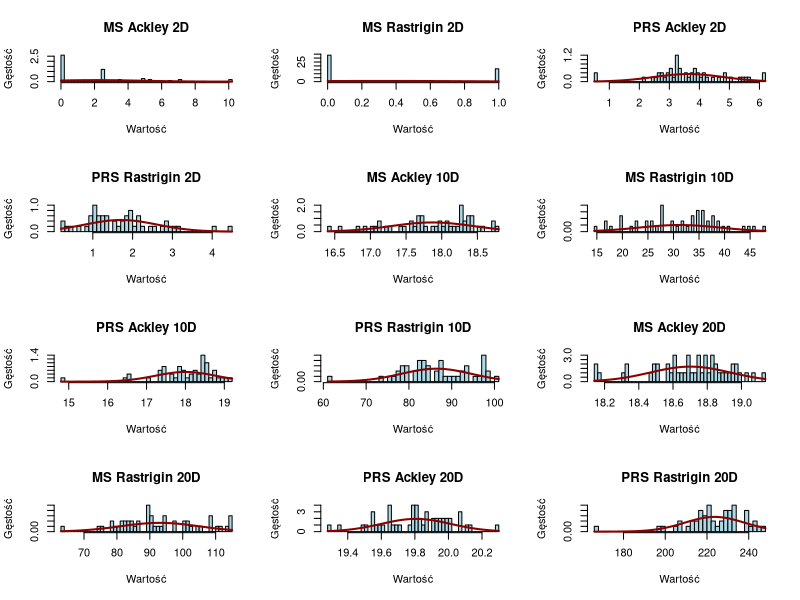

Reproduce this figure in R.
MS_ackley_results_2D <- c(1.110223e-14, 3.996803e-15, 2.579928e+00, 2.384759e-13, 4.307665e-14, 7.549517e-15, 2.579928e+00,
                          3.996803e-15, 8.215650e-14, 2.579928e+00, 1.820766e-14, 2.835510e-12, 1.820766e-14, 3.343992e-13,
                          4.884065e+00, 3.574452e+00, 3.996803e-15, 6.439294e-14, 2.579928e+00, 4.884065e+00, 2.579928e+00,
                          3.464340e-12, 5.381864e+00, 1.081490e-11, 1.012033e+01, 3.996803e-15, 8.602008e-13, 6.559645e+00,
                          3.996803e-15, 2.579928e+00, 2.579928e+00, 7.180952e+00, 3.996803e-15, 4.884065e+00, 4.303224e-13,
                          5.381864e+00, 3.996803e-15, 2.579928e+00, 1.012033e+01, 2.579928e+00, 3.241851e-14, 1.465494e-14,
                          2.562395e-13, 2.579928e+00, 4.161116e-13, 7.180952e+00, 2.579928e+00, 3.574452e+00, 2.579928e+00,
                          6.434853e-13)

MS_rastrigin_results_2D <- c(9.949591e-01, 0.000000e+00, 9.949591e-01, 0.000000e+00, 0.000000e+00, 9.949591e-01, 0.000000e+00,
                             0.000000e+00, 9.949591e-01, 9.949591e-01, 1.776357e-14, 9.949591e-01, 0.000000e+00, 0.000000e+00,
                             0.000000e+00, 0.000000e+00, 0.000000e+00, 0.000000e+00, 0.000000e+00, 0.000000e+00, 0.000000e+00,
                             0.000000e+00, 0.000000e+00, 9.949591e-01, 9.949591e-01, 9.949591e-01, 9.949591e-01, 9.949591e-01,
                             0.000000e+00, 0.000000e+00, 9.949591e-01, 0.000000e+00, 9.949591e-01, 0.000000e+00, 0.000000e+00,
                             0.000000e+00, 0.000000e+00, 7.105427e-15, 0.000000e+00, 0.000000e+00, 0.000000e+00, 9.949591e-01,
                             0.000000e+00, 0.000000e+00, 9.949591e-01, 9.949591e-01, 0.000000e+00, 0.000000e+00, 0.000000e+00)  

PRS_ackley_results_2D <- c(2.1299672, 5.6860893, 3.2739454, 3.3629226, 3.0601544, 3.8845949, 0.5052978, 5.0296051, 3.2209358,
                           3.2578216, 3.0509134, 2.6195303, 2.4758152, 4.0767042, 3.8182115, 4.8663132, 3.5424312, 3.3475651,
                           3.5473180, 4.2125514, 2.9565307, 6.1322818, 5.5539005, 4.6369601, 3.8568027, 4.4345842, 2.7805679,
                           3.3049936, 3.9758447, 3.2677386, 2.9868603, 5.4538105, 3.7550248, 2.6588931, 3.9334733, 4.8868297,
                           4.1574241, 3.1538692, 5.3871722, 4.1341272, 3.0577874, 6.1059502, 3.7499091, 2.8665644, 3.2621887,
                           2.5299480, 2.7611672, 3.2119196, 3.6523219, 0.5245467)     

PRS_rastrigin_results_2D <- c(1.0268473, 2.5110265, 1.9352275, 2.4245919, 1.8525590, 1.5213241, 2.1989250, 1.0477246, 0.3029294,
                              2.0176032, 1.1035154, 1.6500826, 1.2332840, 1.9750544, 2.1004415, 4.0495216, 1.0538659, 1.2851653,
                              1.9561816, 0.4430493, 1.5596394, 4.4872848, 2.2263931, 2.8629484, 0.9369434, 2.1291369, 1.8755307,
                              0.9678543, 1.0513179, 3.0617443, 1.3336944, 0.2563356, 2.9236089, 1.3922292, 0.2053451, 0.9603840,
                              0.8310720, 1.1743326, 1.9069792, 2.7600962, 1.8003969, 3.1826423, 1.1067147, 1.0621080, 0.6820979,
                              1.2912620, 1.7415077, 2.8166623, 1.7793390, 1.3864070)           


MS_ackley_results_10D <- c(18.77303, 18.70743, 17.74629, 17.55790, 17.69592, 18.26704, 18.22377, 16.93145, 17.66360, 16.81692, 
                           17.99843, 18.28672, 17.28922, 18.28811, 17.43253, 18.36631, 18.52662, 18.36370, 18.44326, 17.13355, 
                           18.29783, 17.47942, 18.40732, 17.20309, 18.15286, 18.02257, 18.27551, 18.06466, 17.72759, 17.87113, 
                           18.14039, 17.99843, 17.01796, 17.70443, 18.07949, 17.92341, 18.33591, 18.55009, 17.10680, 17.67445, 
                           17.56486, 16.44281, 18.73533, 18.32380, 17.06748, 18.36239, 17.61049, 18.41360, 16.59031, 17.76680)

MS_rastrigin_results_10D <- c(29.84866, 25.86889, 24.87393, 33.82853, 25.86889, 21.88907, 27.85880, 29.84866, 27.85879, 14.92437, 
                              26.86383, 27.85878, 27.85880, 47.75780, 36.81339, 35.81838, 37.80834, 31.83863, 27.85880, 34.82330, 
                              24.87393, 19.89915, 30.84366, 34.82349, 34.82349, 31.83855, 32.83351, 35.81840, 22.88402, 38.80330, 
                              43.77803, 16.91427, 22.88403, 35.81840, 17.90925, 34.82347, 35.81839, 44.77293, 16.91429, 19.89914, 
                              37.80834, 45.76794, 40.79317, 37.80828, 36.81320, 38.80330, 39.79820, 33.82855, 19.89916, 33.82847)

PRS_ackley_results_10D <- c(17.99285, 18.42564, 17.41881, 18.65299, 17.35094, 17.45921, 18.24116, 16.42686, 17.89686, 19.05694, 
                            18.14002, 17.65885, 18.94728, 18.55811, 18.52501, 18.03716, 18.76958, 18.28962, 17.37290, 18.76898, 
                            17.68177, 18.24842, 18.70034, 17.73171, 16.56111, 18.35398, 16.56273, 18.40100, 17.03116, 18.83652, 
                            18.44546, 17.96433, 18.40564, 17.88149, 14.84947, 17.47809, 18.49123, 18.31673, 18.46946, 19.16824, 
                            17.89529, 18.45857, 17.33787, 18.51119, 17.46017, 18.50358, 17.94604, 18.57993, 17.81944, 18.11643)

PRS_rastrigin_results_10D <- c(100.61093, 93.94366, 78.63794, 87.14737, 81.27147, 73.40139, 97.48273, 61.44641, 86.89110, 84.71088,
                               82.67905, 78.24030, 83.65198, 77.67128, 75.44499, 92.67371, 97.41636, 79.38269, 88.11236, 84.19858,
                               87.85350, 83.75144, 83.54490, 83.40185, 86.35888, 89.02529, 79.44680, 93.39288, 79.03519, 82.56782,
                               82.24317, 87.81519, 97.58682, 76.21862, 78.32643, 81.76578, 84.52969, 92.45521, 98.91791, 98.40545,
                               82.02900, 93.49018, 91.28367, 87.01490, 77.15672, 95.99504, 90.91629, 96.73168, 97.04164, 97.20656)      


MS_ackley_results_20D <- c(18.69173, 18.47275, 18.65804, 18.96209, 18.95575, 18.60812, 18.73945, 19.02632, 18.92399, 18.48632,
                           18.61436, 18.69604, 18.84681, 18.88591, 18.82429, 18.61592, 18.59603, 18.67185, 18.91361, 18.51640,
                           18.99472, 18.83419, 18.74309, 18.15982, 18.75662, 18.70128, 19.13674, 18.57034, 18.15286, 18.68933,
                           18.56762, 18.79946, 18.97012, 18.87073, 18.31157, 18.80753, 18.33189, 18.83337, 18.84843, 19.07309,
                           18.77567, 18.95220, 18.51640, 18.49159, 18.63593, 18.78352, 18.79989, 18.75348, 18.16059, 18.32177)            

MS_rastrigin_results_20D <- c(79.59647, 100.49038, 84.57122, 92.53089, 108.44997, 108.45007, 104.47022, 94.52080, 97.50549, 86.56107,
                              89.54587, 93.52588, 90.54087, 89.54573, 83.57626, 91.53588, 75.61667, 101.48528, 63.67717, 108.45007,
                              102.48039, 85.56620, 80.59141, 113.42483, 90.54099, 89.54578, 89.54595, 83.57619, 89.54599, 81.58628,
                              90.54093, 78.60149, 81.58639, 86.56110, 100.49049, 105.46504, 94.52064, 114.41957, 111.43499, 74.62173,
                              101.48547, 94.52070, 82.58135, 97.50545, 114.41957, 78.60156, 84.57114, 82.58129, 114.41959, 110.43999)

PRS_ackley_results_20D <- c(19.96064, 19.93695, 19.90341, 19.54876, 19.51318, 19.81969, 19.64906, 19.29017, 19.92163, 19.81137,
                            19.90053, 19.94944, 19.79229, 19.96549, 20.29319, 19.78647, 20.13810, 20.11913, 19.99950, 19.56832,
                            20.07421, 19.65015, 19.34463, 19.98812, 19.55895, 19.49158, 19.65643, 19.61285, 19.54794, 19.84294,
                            19.77892, 20.06338, 19.81817, 19.86995, 19.66741, 19.78885, 20.01914, 19.80891, 19.82437, 19.87485,
                            19.82320, 19.69597, 19.58917, 19.64472, 19.70855, 20.01556, 19.87765, 19.95156, 19.79892, 20.06631)   

PRS_rastrigin_results_20D <- c(228.2998, 241.0913, 216.8275, 204.7001, 232.6832, 245.2703, 220.6897, 213.9370, 227.5450, 221.8341,
                               233.5959, 221.5517, 212.0666, 206.5202, 238.2380, 222.2038, 219.7111, 230.4880, 231.2153, 216.9685,
                               222.6215, 216.0608, 221.7887, 231.7540, 214.0194, 218.1808, 221.2421, 233.0836, 243.1864, 207.0522,
                               215.2207, 233.1922, 229.4396, 217.7900, 239.5006, 167.4831, 239.1127, 228.7625, 224.0582, 239.2048,
                               226.9363, 242.1002, 230.2272, 233.2434, 218.5848, 211.6134, 247.8388, 228.8281, 196.6207, 198.7594)


main <- function(){
  print("W")
  par(mfrow=c(4, 3))  # Ustawienie układu 2x2 dla wykresów
  
  plot_density_comparison <- function(data, title) {
    hist(data, prob=TRUE, main=title, xlab="Wartość", ylab="Gęstość", col="lightblue", border="black", breaks = 50)
    curve(dnorm(x, mean=mean(data), sd=sd(data)), add=TRUE, col="darkred", lwd=2)
  }
  
  plot_density_comparison(MS_ackley_results_2D, "MS Ackley 2D")
  plot_density_comparison(MS_rastrigin_results_2D, "MS Rastrigin 2D")
  plot_density_comparison(PRS_ackley_results_2D, "PRS Ackley 2D")
  plot_density_comparison(PRS_rastrigin_results_2D, "PRS Rastrigin 2D")
  
  
  plot_density_comparison(MS_ackley_results_10D, "MS Ackley 10D")
  plot_density_comparison(MS_rastrigin_results_10D, "MS Rastrigin 10D")
  plot_density_comparison(PRS_ackley_results_10D, "PRS Ackley 10D")
  plot_density_comparison(PRS_rastrigin_results_10D, "PRS Rastrigin 10D")
  
  plot_density_comparison(MS_ackley_results_20D, "MS Ackley 20D")
  plot_density_comparison(MS_rastrigin_results_20D, "MS Rastrigin 20D")
  plot_density_comparison(PRS_ackley_results_20D, "PRS Ackley 20D")
  plot_density_comparison(PRS_rastrigin_results_20D, "PRS Rastrigin 20D")
}
main()

